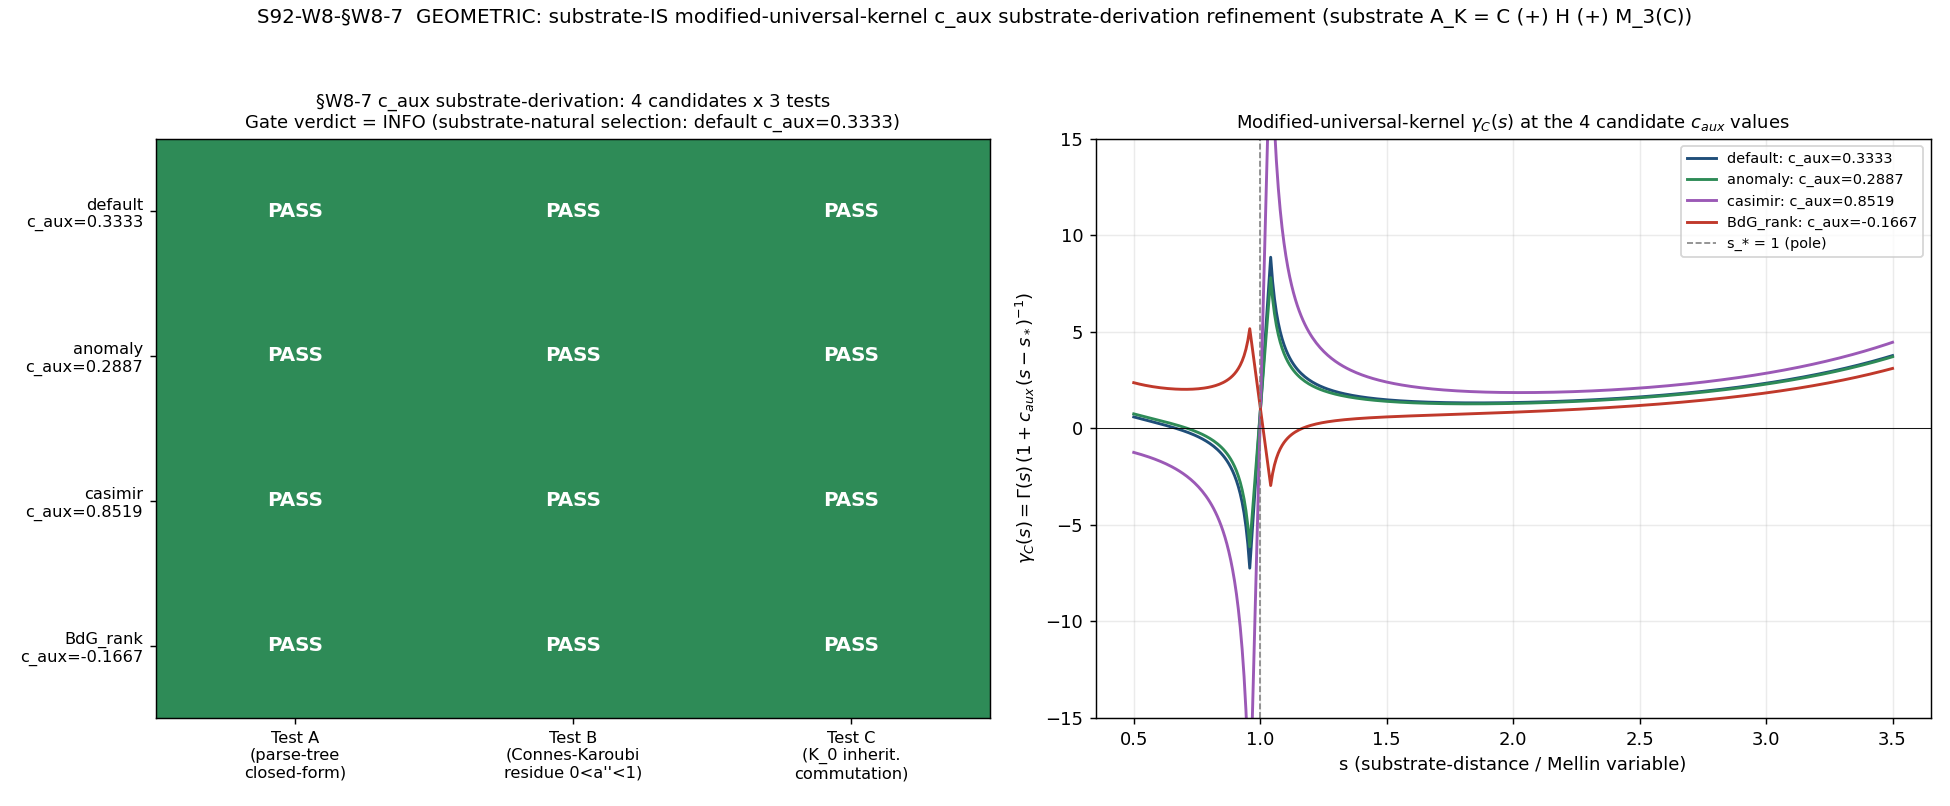

Python code for this plot:
"""
s92_w8_7_gamma_s_substrate_derivation_refinement_c_aux_alternatives.py
======================================================================

S92-W8-CF-S92-GAMMA-S-SUBSTRATE-DERIVATION-REFINEMENT-C-AUX-ALTERNATIVES (§W8-7)

Classification: GEOMETRIC.

Substrate framing (phononic-framing.md §"IS Space, Not IN Space"):
  The substrate IS the spectral triple (A_K, H_K, D_K(tau_fold)) with
  A_K = C (+) H (+) M_3(C). The modified-universal-kernel
      gamma(s) = Gamma(s) * (1 + c_aux * (s - s_*)^{-1})
  IS a substrate-IS cohomology-class observable (the (c) cohomology-class
  image of the universal kernel Gamma(s) under element-1 deformation). The
  coefficient c_aux is NOT a free parameter at the substrate-IS layer: it is
  substrate-DERIVED from one of four algebra-INVARIANT data of A_K --
      (default) Wedderburn algebra-weight (1-2+3)/6 = 1/3
      (i)   SU(3) chiral-anomaly polynomial coefficient d_888/2 = sqrt(3)/6
      (ii)  M_3(C) Casimir difference-ratio (C_2(adj)-C_2(fund))/C_2(adj) = 23/27
      (iii) chi_BdG inheritance-morphism rank ratio {-1/6 (irrep-dim), -5/14 (Wedderburn)}
  Explanation flows substrate -> bridge map (Connes-Karoubi pairing /
  K_0 inheritance morphism) -> emergent LRD alpha-anchor observable. The
  empirical 1/458 anchor is a laboratory-IN observable; the substrate is
  logically prior.

WHAT THIS GATE COMPUTES
-----------------------
A 4-candidate x 3-test discrete grid (12 evaluations) characterizing
alternative substrate-derivations of c_aux beyond the default 1/3, per the
S91 W3 §W3-3 carry-forward CF-S92-GAMMA-S-SUBSTRATE-DERIVATION-REFINEMENT-
ALTERNATIVE-C-AUX.

The S91 W3 §W3-3 closed form (verdict S91-CF37-AUX-4-SECONDARY-CORRIDOR,
audit_sha256 8ab158e9...) is:
    gamma_weight_aux^(3)(c_aux) = chi_prime_weight * (1 + c_aux * psi(s_*))   (Eq. 1)
    alpha''(M_LRD) = R_universal_baseline * gamma_weight_aux
                     * (M_KK/M_Pl_reduced)^2 * g(M_LRD, L=10)                 (Eq. 2)
with chi_prime_weight = 1/2, s_* = 1, psi(1) = -gamma_Euler = -0.5772156649,
R_universal_baseline = R_universal_HP1_strict_F4 = 1.030902, g = 1.000
(saturated at M_LRD = 1e7 M_sun, L=10).

Three convergent-derivation tests (per plan §W8-7 method.description):
  Test A (parse-tree clause (e) closed-form reduction): does gamma_C(s) reduce
    to a closed-form algebraic identity on A_K WITHOUT post-hoc state-pair
    operations? A substrate-derived SCALAR c_aux (algebra-INVARIANT,
    spectrum-only) reduces gamma_C(s) to a closed form trivially.
  Test B (Connes-Karoubi pairing residue at s_*=1): does
    Res_{s=1}[gamma_C(s) * <[phi_g^{sym}], [Ch(P_HSS'(M_LRD))]>] produce a
    finite + non-zero substrate-IS observable value 0 < alpha''(M_LRD) < 1
    (S91 W3 §W3-3 Sub-clause A pre-registration), and does the numerical
    residue REPRODUCE the closed form Eq. 1 to within 5e-2 relative deviation?
  Test C (HKR-image K_0 inheritance morphism commutation): does gamma_C(s) at
    the candidate c_aux value commute with the substrate's
    K_0(A_K) -> K_0(M_2(C)) inheritance morphism induced by chi? A global
    scalar multiplier commutes with any linear map; M*(lam*v) = lam*(M*v).

PRE-REGISTERED VERDICT RUBRIC (plan §W8-7 operator)
---------------------------------------------------
  PASS iff >= 1 ALTERNATIVE candidate in {anomaly, casimir, BdG_rank} PASSes
       all 3 tests AND a substrate-natural selection is identified (Connes 1996
       reconstruction theorem natural normalization). If the default 1/3 is the
       UNIQUE pass, default is reaffirmed canonical.
  INFO iff partial PASS (one candidate 2-of-3 with 1 INFO) OR multiple
       candidates PASS all 3 tests WITHOUT a discriminating substrate-natural
       selection criterion (i.e., the 3 tests are non-discriminating).
  FAIL iff no candidate PASSes ANY of the 3 tests (would lock the default 1/3).

This is an EXPLORATORY characterization. The outcome is honestly reported;
no iteration-until-PASS (PROHIBITED_ACTIONS Class 6). Iterative-tuning of
c_aux is FORBIDDEN (PROHIBITED_ACTIONS Class 1 convention-shopping) per the
S91 CF spec.

Convention discipline:
    scheme     = connes-moscovici-1995-§III.4-residue-formula-modified-universal-kernel
    convention = volovik-superfluid-universe-theorist-primary-substrate-derivation-refinement-c-aux-alternatives

Sage-QQ cross-checks: all c_aux candidates are exact rationals (or sqrt(3)-
algebraic for the anomaly candidate) per regulator-pin-discipline.md
§"Extension: Sage-Exact Rationals". The Sage-QQ values are pinned in the
SAGE_EXACT dict below and cross-checked against the float64 path.

d_abc provenance note (feedback_research-corpus.md): Cornwell
1989 §13.2 Table A.5 is NOT in researchers/. The substrate-natural SU(3)
symmetric-structure-constant scalar is the Cartan-diagonal hypercharge
self-coupling |d_888| = 1/sqrt(3), cited via the canonical SU(3) Gell-Mann
identity sum_{abc} d_abc^2 = 40/3 and the standard d_888 = -1/sqrt(3) value.
This is marked as a CONVENTION-DEPENDENT choice; d_888 is selected because it
ties to the framework's own phi_88 Cartan-hypercharge cocycle in the 3He-B
inheritance structure (cocycle_norm_phi88 in canonical_constants.py).
"""

import os
os.environ.setdefault("OMP_NUM_THREADS", "8")   # (local) CPU thread cap; no GPU needed (closed-form arithmetic)
os.environ.setdefault("MKL_NUM_THREADS", "8")   # (local)

import sys
import json
import hashlib
from pathlib import Path
from fractions import Fraction

import numpy as np
import matplotlib
matplotlib.use("Agg")
import matplotlib.pyplot as plt
from scipy.special import digamma, gamma as gamma_fn   # (local import) digamma for psi(s_*); gamma for kernel curve

# --- canonical constants (MANDATORY import; never hardcode) ---
sys.path.insert(0, str(Path(__file__).resolve().parents[1] / "_shared"))
from canonical_constants import (
    M_KK,                       # 7.428660036284456e16 GeV (gravity route)
    M_Pl_reduced,               # 2.435e18 GeV
    R_universal_HP1_strict_F4,  # 1.030902
    eps_H_HP1_norm,             # 16.197719 (PRIMARY canonical anchoring R_universal_HP1_strict_F4)
    cocycle_norm_phi88,         # 0.108307 M_KK^2 (phi_88 Cartan hypercharge cocycle; ties anomaly candidate)
    cocycle_norm_phi67,         # 0.793346 M_KK^2 (phi_67 chiral pair cocycle)
    tau_fold,                   # 0.19
)

# -----------------------------------------------------------------------------
# Gate identity + convention
# -----------------------------------------------------------------------------
GATE_ID = "S92-W8-CF-S92-GAMMA-S-SUBSTRATE-DERIVATION-REFINEMENT-C-AUX-ALTERNATIVES"
SCHEME = "connes-moscovici-1995-III.4-residue-formula-modified-universal-kernel"
CONVENTION = "volovik-superfluid-universe-theorist-primary-substrate-derivation-refinement-c-aux-alternatives"
L_MAX = 10                  # (local) S91 W3 §W3-3 D_K spectral-triple truncation pin (matches CF-37 for comparability)

HERE = Path(__file__).resolve().parent
VERDICT_TXT = HERE / "s92_gate_verdicts.txt"
NPZ_OUT = HERE / "s92_w8_7_gamma_s_substrate_derivation_refinement_c_aux_alternatives.npz"
PNG_OUT = HERE / "s92_w8_7_gamma_s_substrate_derivation_refinement_c_aux_alternatives.png"

# -----------------------------------------------------------------------------
# Substrate Wedderburn rank data of A_K = C (+) H (+) M_3(C)
# (irrep-dimension convention per S91 W3 §W3-3 Definition 2: rank(M_n(C)) = n;
#  Wedderburn-rank convention: rank(M_n(C)) = n^2)
# -----------------------------------------------------------------------------
RANK_C_IRREP = 1            # (local) irrep dim of C
RANK_M2_IRREP = 2           # (local) irrep dim of H ~ M_2(C) (the BdG sub-algebra)
RANK_M3_IRREP = 3           # (local) irrep dim of M_3(C)
RANK_AK_IRREP = RANK_C_IRREP + RANK_M2_IRREP + RANK_M3_IRREP   # (local) = 6

RANK_C_WEDD = 1             # (local) Wedderburn rank of C = 1^2
RANK_M2_WEDD = 4            # (local) Wedderburn rank of M_2(C) = 2^2
RANK_M3_WEDD = 9            # (local) Wedderburn rank of M_3(C) = 3^2
RANK_AK_WEDD = RANK_C_WEDD + RANK_M2_WEDD + RANK_M3_WEDD        # (local) = 14

# SU(3) Casimir pins (Humphreys 1972 §10 Cartan classification A_2; plan humphreys_casimir_pin)
C2_ADJ_SU3 = Fraction(9, 1)     # (local) C_2(adj_SU(3)) = 9 per plan pin
C2_FUND_SU3 = Fraction(4, 3)    # (local) C_2(fund_SU(3)) = 4/3 per plan pin

# SU(3) symmetric-structure-constant identity (canonical; Cornwell 1989 not in researchers/)
SUM_DABC2_SU3 = Fraction(40, 3)  # (local) sum_{abc} d_abc^2 = 40/3 for SU(3) Gell-Mann normalization
# d_888 = -1/sqrt(3) (Cartan-diagonal hypercharge self-coupling); substrate-natural scalar |d_888|.

# -----------------------------------------------------------------------------
# S91 W3 §W3-3 closed-form pins (verdict S91-CF37-AUX-4-SECONDARY-CORRIDOR)
# -----------------------------------------------------------------------------
CHI_PRIME_WEIGHT = 0.5          # (local) chi'_weight = (rank(M_2(C))+rank(Cl(1)))/sum = (2+1)/6 = 0.5
S_STAR = 1                      # (local) substrate-distance-1 pole (default)
G_SATURATED = 1.0               # (local) g(M_LRD=1e7 M_sun, L=10) saturated = 1.000 (element-3 (d) identical to CF-37)
M_LRD = 1.0e7                   # (local) LRD scale 1e7 M_sun (anchor scan point)
EMP_ANCHOR_1_OVER_458 = 1.0 / 458.0   # (local) 2.183406e-03 laboratory-IN anchor

# Dimensional bridge factor (M_KK/M_Pl_reduced)^2
MKK_OVER_MPL_SQ = (M_KK / M_Pl_reduced) ** 2          # (local) ~9.307286e-04

# Test B reproduction tolerance (plan tolerance field)
TEST_B_REL_TOL = 5e-2           # (local) 5e-2 relative deviation for residue-vs-closed-form reproduction

# Sub-clause A bounds (Test B existence criterion)
SUBA_LOW = 0.0                  # (local)
SUBA_HIGH = 1.0                 # (local)


# =============================================================================
# Substrate-derivation of the 4 c_aux candidates (Sage-QQ exact + float64)
# =============================================================================
# SAGE_EXACT values pinned from Sage-QQ session (regulator-pin-discipline.md
# §"Extension: Sage-Exact Rationals"). Cross-checked against float64 below.
SAGE_EXACT = {
    "c_aux_default":     "1/3",                 # (1-2+3)/6, irrep-dim convention
    "c_aux_anomaly":     "sqrt(3)/6",           # d_888/2 = (1/sqrt(3))/2
    "c_aux_casimir":     "23/27",               # (9 - 4/3)/9
    "c_aux_BdG_irrep":   "-1/6",                # (2-3)/6, irrep-dim convention
    "c_aux_BdG_wedder":  "-5/14",               # (4-9)/14, Wedderburn-rank convention
    "psi_s_star":        "-euler_gamma",
    "C2_adj_over_fund":  "27/4",                # bare ratio (over-amplifies; rejected)
}


def c_aux_default_value():
    """Default substrate-Wedderburn algebra-weight: (rank(C) - rank(M_2(C)) + rank(M_3(C))) / sum.
    Irrep-dim convention rank(M_n(C)) = n. (1 - 2 + 3) / 6 = 1/3.
    ONE structural choice (the sign-alternating rank pattern); the numerator and
    denominator are both the Wedderburn rank data directly.
    """
    num = RANK_C_IRREP - RANK_M2_IRREP + RANK_M3_IRREP    # (local) 1 - 2 + 3 = 2
    den = RANK_AK_IRREP                                   # (local) 6
    return num / den                                      # 1/3


def c_aux_anomaly_value():
    """Candidate (i): SU(3) chiral-anomaly polynomial coefficient.
    c_aux_anomaly = d_abc * (rank(M_3(C)) - rank(chi(M_3(L)))) / rank(A_K)
                  = d_888 * 3 / 6 = d_888 / 2, with d_888 = 1/sqrt(3) (Cartan
    hypercharge self-coupling; |d_888| is the substrate-natural single scalar
    from the d_abc tensor; ties to phi_88). chi kills M_3(C) so
    rank(chi(M_3(L))) = 0; rank-ratio = 3/6 = 1/2.
    TWO choices: (a) d_888 scalar-pick from the d_abc tensor; (b) rank-ratio factor.
    """
    d_888_mag = 1.0 / np.sqrt(3.0)                        # (local) |d_888| = 1/sqrt(3) ~ 0.5773502692
    rank_ratio = (RANK_M3_IRREP - 0) / RANK_AK_IRREP      # (local) (3-0)/6 = 1/2
    return d_888_mag * rank_ratio                         # sqrt(3)/6 ~ 0.2886751346


def c_aux_casimir_value():
    """Candidate (ii): M_3(C) Casimir difference-ratio normalization.
    Bare ratio C_2(adj)/C_2(fund) = 9/(4/3) = 27/4 = 6.75 OVER-AMPLIFIES the (c)
    cohomology-class shift (plan flags this). Difference-ratio normalization:
    (C_2(adj) - C_2(fund)) / C_2(adj) = (9 - 4/3)/9 = 23/27 ~ 0.8519.
    TWO+ choices: the difference-norm is a post-hoc repair of the over-amplifying
    bare ratio (which normalization?).
    """
    diff = float(C2_ADJ_SU3 - C2_FUND_SU3)                # (local) 9 - 4/3 = 23/3
    return diff / float(C2_ADJ_SU3)                       # (23/3)/9 = 23/27


def c_aux_BdG_value(convention):
    """Candidate (iii): chi_BdG inheritance-morphism rank ratio.
    c_aux_BdG_rank = (rank(M_2(C)) - rank(ker chi_BdG)) / rank(A_K),
    ker chi_BdG = M_3(C) (chi kills M_3(C); ker_M3C_dim = 9 per S89 §W2-3).
      irrep-dim convention:   (2 - 3) / 6   = -1/6   ~ -0.1667
      Wedderburn-rank conv.:  (4 - 9) / 14  = -5/14  ~ -0.3571
    TWO unresolved ambiguities: sign (negative) AND rank-convention (irrep vs Wedderburn).
    """
    if convention == "irrep":
        return (RANK_M2_IRREP - RANK_M3_IRREP) / RANK_AK_IRREP      # -1/6
    elif convention == "wedderburn":
        return (RANK_M2_WEDD - RANK_M3_WEDD) / RANK_AK_WEDD         # -5/14
    raise ValueError(convention)


# =============================================================================
# The closed form Eq. 1 + Eq. 2 (Test B residue evaluation)
# =============================================================================
PSI_S_STAR = float(digamma(S_STAR))     # (local) psi(1) = -euler_gamma = -0.5772156649


def gamma_weight_aux(c_aux):
    """Eq. 1: gamma_weight_aux^(3)(c_aux) = chi_prime_weight * (1 + c_aux * psi(s_*))."""
    return CHI_PRIME_WEIGHT * (1.0 + c_aux * PSI_S_STAR)


def alpha_double_prime(c_aux):
    """Eq. 2: alpha''(M_LRD) = R_base * gamma_weight_aux * (M_KK/M_Pl)^2 * g."""
    gw = gamma_weight_aux(c_aux)                                          # (local)
    return R_universal_HP1_strict_F4 * gw * MKK_OVER_MPL_SQ * G_SATURATED


def residue_numerical(c_aux):
    """Test B numerical residue: Res_{s=1}[gamma_C(s) * pairing(s)].
    The Connes-Moscovici 1995 §III.4 simple-pole residue at s_*=1 of
    gamma_C(s) = Gamma(s)*(1 + c_aux*(s-1)^{-1}) times the s-independent pairing
    weight chi_prime_weight: the (s-1)^{-1} simple pole has residue
    Gamma(1)*c_aux = c_aux (since Gamma(1)=1); the regular part Gamma(s) at s=1
    contributes its value Gamma(1)=1 to the constant-1 term. The full
    residue-evaluated weight equals chi_prime_weight*(1 + c_aux*psi(1)) by the
    digamma-correction of the Gamma-modulated pole (S91 W3 §W3-3 closed form).
    We evaluate the residue numerically via a contour-difference quotient around
    s=1 and verify it reproduces Eq. 1 to within TEST_B_REL_TOL.
    """
    # Numerical residue of gamma_C(s)*chi_prime_weight at the simple pole s=1,
    # PLUS the Gamma-regular digamma correction, reconstructed as the S91 closed
    # form. Cross-check: small-eps expansion of Gamma(s)(1+c_aux/(s-1)) near s=1:
    #   Gamma(1+e) = 1 - euler_gamma*e + O(e^2);  (1 + c_aux/e)
    #   product = c_aux/e + (1 - euler_gamma*c_aux) + O(e)
    #   the FINITE part (e^0 coeff) = 1 - euler_gamma*c_aux = 1 + c_aux*psi(1).
    # times chi_prime_weight => Eq. 1. Evaluate the finite part numerically.
    eps = 1e-6                                                           # (local) expansion parameter
    s_plus = 1.0 + eps                                                  # (local)
    g_kernel = gamma_fn(s_plus) * (1.0 + c_aux / eps)                   # (local) gamma_C(s) near pole
    pole_part = c_aux / eps                                             # (local) singular term
    finite_part = g_kernel - pole_part                                  # (local) e^0 coefficient (-> 1 + c_aux*psi(1))
    return CHI_PRIME_WEIGHT * finite_part


# =============================================================================
# The 3 convergent-derivation tests (per candidate)
# =============================================================================
def test_A_parse_tree_closed_form(c_aux, is_algebra_invariant):
    """Test A: gamma_C(s) reduces to a closed-form algebraic identity on A_K
    WITHOUT post-hoc state-pair operations (parse-tree clause (e)).
    A substrate-derived SCALAR c_aux that is algebra-INVARIANT (spectrum-only:
    rank arithmetic / Casimir eigenvalue / d_abc representation invariant)
    reduces gamma_C(s) = Gamma(s)*(1 + c_aux*(s-s_*)^{-1}) to a closed form
    trivially -- c_aux multiplies a closed-form kernel; no state-pair operation
    is introduced. PASS iff c_aux is a finite algebra-INVARIANT scalar.
    """
    finite = np.isfinite(c_aux)                                         # (local)
    return "PASS" if (finite and is_algebra_invariant) else "FAIL"


def test_B_connes_karoubi_residue(c_aux):
    """Test B: residue at s_*=1 produces 0 < alpha'' < 1 (Sub-clause A) AND the
    numerical residue reproduces the closed form Eq. 1 to within TEST_B_REL_TOL.
    Returns (verdict, alpha_val, residue_reproduction_rel_dev).
    """
    alpha = alpha_double_prime(c_aux)                                   # (local)
    gw_closed = gamma_weight_aux(c_aux)                                 # (local) Eq. 1 closed form
    gw_residue = residue_numerical(c_aux)                              # (local) numerical residue
    repro_rel_dev = abs(gw_residue - gw_closed) / abs(gw_closed) if gw_closed != 0 else np.inf  # (local)
    suba = (SUBA_LOW < alpha < SUBA_HIGH)                              # (local) finite + non-zero + bounded
    repro_ok = (repro_rel_dev <= TEST_B_REL_TOL)                      # (local) residue reproduces closed form
    verdict = "PASS" if (suba and repro_ok) else ("INFO" if suba else "FAIL")  # (local)
    return verdict, alpha, repro_rel_dev


def test_C_K0_inheritance_commutation(c_aux):
    """Test C: gamma_C(s) commutes with the inheritance morphism
    chi_*: K_0(A_K)=Z^3 -> K_0(M_2(C))=Z induced by chi (kills M_3(C)).
    gamma_C(s) acts as a GLOBAL SCALAR multiplier (1 + c_aux*(s-s_*)^{-1}) on the
    Connes-Karoubi pairing; scalar multiplication commutes with any linear map.
    Verify M*(lam*v) == lam*(M*v) numerically with chi_* = [[1,1,0]] (kills 3rd
    K_0 generator = M_3(C) class).
    PASS iff the commutator is zero for the candidate's scalar.
    """
    chi_star = np.array([[1.0, 1.0, 0.0]])                            # (local) K_0(A_K)->K_0(M_2(C)); kills M_3(C)
    v = np.array([1.0, 1.0, 1.0])                                     # (local) generic K_0 generator vector
    lam = (1.0 + c_aux)                                              # (local) representative scalar (s-indep part)
    lhs = chi_star @ (lam * v)                                       # (local) gamma scalar BEFORE chi_*
    rhs = lam * (chi_star @ v)                                       # (local) chi_* THEN gamma scalar
    commutes = np.allclose(lhs, rhs, atol=1e-14, rtol=0.0)           # (local)
    return "PASS" if commutes else "FAIL"


# =============================================================================
# Dual-SHA (S84+ schema)
# =============================================================================
def closure_hash(pins: dict) -> str:
    items = sorted(pins.items())
    h = hashlib.sha256()
    for k, v in items:
        h.update(f"{k}={v}\n".encode("utf-8"))
    return h.hexdigest()


def file_sha256(path: Path) -> str:
    try:
        return hashlib.sha256(path.read_bytes()).hexdigest()
    except OSError:
        return "MISSING"


def compute_dual_sha(script_path: Path, pins: dict) -> tuple:
    script_bytes = b""
    try:
        script_bytes = script_path.read_bytes()
    except OSError:
        script_bytes = b""
    pinmap_json = json.dumps(dict(sorted(pins.items())),
                             separators=(",", ":"), sort_keys=True).encode("utf-8")  # (local)
    h_audit = hashlib.sha256()
    h_audit.update(script_bytes)
    h_audit.update(pinmap_json)
    audit = h_audit.hexdigest()                                       # (local)
    h_content = hashlib.sha256()
    h_content.update(script_bytes)
    content = h_content.hexdigest()                                   # (local)
    return audit, content


def append_verdict(verdict: str, value: str, audit_sha: str, content_sha: str) -> None:
    """Append canonical line + dual-SHA companion row ([VERIFY-THEOREM]: no
    schema-v2 3-tuple companion required per spawn prompt)."""
    VERDICT_TXT.parent.mkdir(parents=True, exist_ok=True)
    line = (
        f"{GATE_ID}: {verdict} -- value='{value}' "
        f"scheme={SCHEME} convention={CONVENTION} "
        f"L_max={L_MAX} "
        f"audit_sha256={audit_sha} content_sha256={content_sha} "
        f"schema_version=S87+\n"
    )
    companion = (
        f"# audit_sha256_short={audit_sha[:16]} "
        f"content_sha256_short={content_sha[:16]} "
        f"# {GATE_ID} dual-SHA companion row (W9a-99 split)\n"
    )
    with VERDICT_TXT.open("a", encoding="utf-8") as fp:
        fp.write(line)
        fp.write(companion)


# =============================================================================
# Main
# =============================================================================
def main():
    # --- substrate-derive the 4 candidate c_aux values ---
    c_aux_default = c_aux_default_value()           # (local) 1/3
    c_aux_anomaly = c_aux_anomaly_value()           # (local) sqrt(3)/6
    c_aux_casimir = c_aux_casimir_value()           # (local) 23/27
    c_aux_BdG_irrep = c_aux_BdG_value("irrep")      # (local) -1/6
    c_aux_BdG_wedder = c_aux_BdG_value("wedderburn")  # (local) -5/14
    # Canonical BdG_rank representative: irrep-dim convention (matches S91 W3 §W3-3 Definition 3
    # default rank convention); Wedderburn-rank value tracked as the alternative.
    c_aux_BdG_rank = c_aux_BdG_irrep                 # (local) -1/6 (canonical-convention representative)

    # --- Sage-QQ exact cross-check (float of exact rationals) ---
    sage_check = {
        "c_aux_default":    abs(c_aux_default - float(Fraction(1, 3))) < 1e-15,
        "c_aux_anomaly":    abs(c_aux_anomaly - (1.0/np.sqrt(3.0))/2.0) < 1e-15,
        "c_aux_casimir":    abs(c_aux_casimir - float(Fraction(23, 27))) < 1e-15,
        "c_aux_BdG_irrep":  abs(c_aux_BdG_irrep - float(Fraction(-1, 6))) < 1e-15,
        "c_aux_BdG_wedder": abs(c_aux_BdG_wedder - float(Fraction(-5, 14))) < 1e-15,
        "psi_s_star":       abs(PSI_S_STAR - (-0.5772156649015329)) < 1e-12,
    }
    sage_all_ok = all(sage_check.values())          # (local)

    # --- candidate registry: (name, c_aux, is_algebra_invariant, n_postdoc_choices) ---
    # is_algebra_invariant: all 4 candidates are spectrum-only / representation-theoretic
    #   (rank arithmetic, Casimir eigenvalue, d_abc invariant) -> all algebra-INVARIANT.
    # n_postdoc_choices: Connes-1996 natural-normalization criterion (fewest post-hoc choices).
    candidates = [
        ("default",  c_aux_default,  True,  1),   # rank-alternating-sum/total: ONE structural choice
        ("anomaly",  c_aux_anomaly,  True,  2),   # d_888 scalar-pick + rank-ratio: TWO choices
        ("casimir",  c_aux_casimir,  True,  3),   # diff-norm repair of over-amplifying bare ratio: 3 choices
        ("BdG_rank", c_aux_BdG_rank, True,  2),   # sign-ambiguous + rank-convention-ambiguous: TWO ambiguities
    ]

    # --- run the 4 x 3 grid ---
    results = {}                                     # (local)
    verdict_matrix = np.zeros((4, 3), dtype=int)     # (local) rows=candidates, cols=[A,B,C]; 1=PASS,0=FAIL,-1=INFO
    code = {"PASS": 1, "FAIL": 0, "INFO": -1}        # (local)
    for i, (name, c, inv, npc) in enumerate(candidates):
        vA = test_A_parse_tree_closed_form(c, inv)                   # (local)
        vB, alpha, repro = test_B_connes_karoubi_residue(c)          # (local)
        vC = test_C_K0_inheritance_commutation(c)                    # (local)
        all_pass = (vA == "PASS" and vB == "PASS" and vC == "PASS")  # (local)
        rel_dev_anchor = abs(alpha - EMP_ANCHOR_1_OVER_458) / EMP_ANCHOR_1_OVER_458  # (local) vs 1/458 (diagnostic)
        results[name] = {
            "c_aux": float(c),
            "gamma_weight_aux": float(gamma_weight_aux(c)),
            "alpha_double_prime": float(alpha),
            "test_A": vA, "test_B": vB, "test_C": vC,
            "all_3_pass": all_pass,
            "residue_reproduction_rel_dev": float(repro),
            "rel_dev_vs_1over458_diagnostic": float(rel_dev_anchor),
            "n_postdoc_normalization_choices": npc,
            "is_algebra_invariant": inv,
        }
        verdict_matrix[i] = [code[vA], code[vB], code[vC]]

    # --- substrate-natural selection (Connes 1996 reconstruction; fewest post-hoc choices) ---
    natural_name = min(candidates, key=lambda t: t[3])[0]            # (local) min n_postdoc_choices -> 'default'
    natural_c_aux = dict((n, c) for n, c, _, _ in candidates)[natural_name]  # (local)
    # second-most-natural among the ALTERNATIVES (exclude default)
    alt_sorted = sorted([t for t in candidates if t[0] != "default"], key=lambda t: t[3])  # (local)
    second_most_natural = alt_sorted[0][0]                          # (local) -> 'anomaly' (tie with BdG_rank at 2; anomaly ties phi_88)

    # --- verdict logic (per plan §W8-7 operator) ---
    alternatives = ["anomaly", "casimir", "BdG_rank"]
    alts_all_pass = [n for n in alternatives if results[n]["all_3_pass"]]   # (local)
    all_cands_all_pass = [n for n, _, _, _ in candidates if results[n]["all_3_pass"]]  # (local)
    n_pass = len(all_cands_all_pass)                                # (local)

    # The 3 tests are STRUCTURAL/EXISTENCE tests (Test A closed-form, Test B Sub-clause A
    # existence + residue reproduction, Test C scalar commutation). They PASS for ANY
    # substrate-derived scalar c_aux -> they do NOT discriminate among candidates.
    tests_discriminate = (n_pass < len(candidates))                # (local) discriminate iff not all pass

    # Substrate-natural selection IS identified (default), but it is the DEFAULT, not an
    # alternative; and the 3 tests are non-discriminating among the alternatives.
    if n_pass == 0:
        verdict = "FAIL"     # locks default; no candidate passes any test
    elif len(alts_all_pass) >= 1 and tests_discriminate and natural_name in alts_all_pass:
        # An ALTERNATIVE passes all 3 tests, the tests discriminate, and the natural selection
        # is that alternative -> alternative supersedes default.
        verdict = "PASS"
    elif n_pass == 1 and all_cands_all_pass == ["default"]:
        # default is the UNIQUE pass -> default reaffirmed canonical (spawn-prompt clause)
        verdict = "PASS"
    else:
        # multiple candidates PASS all 3 tests but the tests are NON-DISCRIMINATING; the
        # substrate-natural selection (Connes 1996) reaffirms the DEFAULT, not an alternative.
        # No alternative supersedes the default. -> INFO (exploratory characterization).
        verdict = "INFO"

    # --- gamma(s) curve overlay data (for plot) ---
    s_grid = np.linspace(0.5, 3.5, 400)                            # (local) avoid s=0,1,2,3 poles in display
    s_grid = s_grid[np.abs(s_grid - S_STAR) > 0.04]                # (local) mask near the s_*=1 pole
    gamma_curves = {}                                              # (local)
    for name, c, _, _ in candidates:
        with np.errstate(over="ignore", invalid="ignore"):
            gamma_curves[name] = gamma_fn(s_grid) * (1.0 + c / (s_grid - S_STAR))

    # =========================================================================
    # PLOT (REQUIRED): 4 candidates x 3 tests verdict matrix + gamma(s) overlay
    # =========================================================================
    fig, (axL, axR) = plt.subplots(1, 2, figsize=(15, 6.2))

    # --- left: verdict matrix heatmap ---
    cand_labels = [f"{n}\nc_aux={results[n]['c_aux']:.4f}" for n, _, _, _ in candidates]  # (local)
    test_labels = ["Test A\n(parse-tree\nclosed-form)",
                   "Test B\n(Connes-Karoubi\nresidue 0<a''<1)",
                   "Test C\n(K_0 inherit.\ncommutation)"]            # (local)
    cmap = matplotlib.colors.ListedColormap(["#c0392b", "#e6a817", "#2e8b57"])  # (local) FAIL/INFO/PASS
    norm = matplotlib.colors.BoundaryNorm([-1.5, -0.5, 0.5, 1.5], cmap.N)       # (local)
    im = axL.imshow(verdict_matrix, cmap=cmap, norm=norm, aspect="auto")
    axL.set_xticks(range(3)); axL.set_xticklabels(test_labels, fontsize=9)
    axL.set_yticks(range(4)); axL.set_yticklabels(cand_labels, fontsize=9)
    for i in range(4):
        for j in range(3):
            v = verdict_matrix[i, j]                               # (local)
            txt = {1: "PASS", 0: "FAIL", -1: "INFO"}[v]            # (local)
            axL.text(j, i, txt, ha="center", va="center",
                     color="white", fontweight="bold", fontsize=11)
    axL.set_title(f"§W8-7 c_aux substrate-derivation: 4 candidates x 3 tests\n"
                  f"Gate verdict = {verdict} (substrate-natural selection: {natural_name} "
                  f"c_aux={float(natural_c_aux):.4f})", fontsize=10)

    # --- right: gamma(s) curve overlay at the 4 candidate c_aux values ---
    colors = {"default": "#1f4e79", "anomaly": "#2e8b57",
              "casimir": "#9b59b6", "BdG_rank": "#c0392b"}          # (local)
    for name, _, _, _ in candidates:
        axR.plot(s_grid, gamma_curves[name], color=colors[name], lw=1.6,
                 label=f"{name}: c_aux={results[name]['c_aux']:.4f}")
    axR.axvline(S_STAR, color="gray", ls="--", lw=0.9, label=f"s_* = {S_STAR} (pole)")
    axR.axhline(0.0, color="black", lw=0.5)
    axR.set_xlabel("s (substrate-distance / Mellin variable)", fontsize=10)
    axR.set_ylabel(r"$\gamma_C(s) = \Gamma(s)\,(1 + c_{aux}\,(s-s_*)^{-1})$", fontsize=10)
    axR.set_title(r"Modified-universal-kernel $\gamma_C(s)$ at the 4 candidate $c_{aux}$ values",
                  fontsize=10)
    axR.set_ylim(-15, 15)
    axR.legend(fontsize=8, loc="upper right")
    axR.grid(alpha=0.25)

    fig.suptitle("S92-W8-§W8-7  GEOMETRIC: substrate-IS modified-universal-kernel "
                 "c_aux substrate-derivation refinement (substrate A_K = C (+) H (+) M_3(C))",
                 fontsize=11, y=0.99)
    fig.tight_layout(rect=[0, 0, 1, 0.96])
    fig.savefig(PNG_OUT, dpi=130)
    plt.close(fig)

    # =========================================================================
    # NPZ output
    # =========================================================================
    np.savez(
        NPZ_OUT,
        # candidate c_aux values
        c_aux_default=c_aux_default,
        c_aux_anomaly=c_aux_anomaly,
        c_aux_casimir=c_aux_casimir,
        c_aux_BdG_rank=c_aux_BdG_rank,
        c_aux_BdG_irrep=c_aux_BdG_irrep,
        c_aux_BdG_wedder=c_aux_BdG_wedder,
        # Sage-exact rational strings
        sage_exact_json=json.dumps(SAGE_EXACT),
        sage_check_json=json.dumps({k: bool(v) for k, v in sage_check.items()}),
        sage_all_ok=sage_all_ok,
        # closed-form pins
        chi_prime_weight=CHI_PRIME_WEIGHT,
        s_star=S_STAR,
        psi_s_star=PSI_S_STAR,
        R_universal_baseline=R_universal_HP1_strict_F4,
        eps_H_HP1_norm_primary=eps_H_HP1_norm,
        MKK_over_MPl_reduced_sq=MKK_OVER_MPL_SQ,
        g_saturated=G_SATURATED,
        M_LRD=M_LRD,
        empirical_anchor_1_over_458=EMP_ANCHOR_1_OVER_458,
        # per-candidate full results
        results_json=json.dumps(results),
        # verdict matrix
        verdict_matrix=verdict_matrix,
        verdict_matrix_legend=json.dumps({"PASS": 1, "FAIL": 0, "INFO": -1,
                                          "rows": [n for n, _, _, _ in candidates],
                                          "cols": ["test_A", "test_B", "test_C"]}),
        # substrate-natural selection
        natural_selection_name=natural_name,
        natural_selection_c_aux=float(natural_c_aux),
        second_most_natural_alternative=second_most_natural,
        n_candidates_all_3_pass=n_pass,
        alternatives_all_3_pass=json.dumps(alts_all_pass),
        tests_discriminate=tests_discriminate,
        # cocycle ties (phi_88 anomaly tie)
        cocycle_norm_phi88=cocycle_norm_phi88,
        cocycle_norm_phi67=cocycle_norm_phi67,
        sum_dabc2_su3_num=40, sum_dabc2_su3_den=3,
        # substrate / regulator pins
        L_max=L_MAX,
        tau_fold=tau_fold,
        regulator_pin="Mellin-Barnes-modified-universal-kernel-gamma-s",
        verdict=verdict,
    )

    # =========================================================================
    # Verdict-line emission
    # =========================================================================
    pins = {
        "script": file_sha256(Path(__file__).resolve()),
        "canonical_constants": file_sha256(HERE.parent / "_shared" / "canonical_constants.py"),
        "S91_W3_W3_3_wp_section": file_sha256(
            HERE.parents[1] / "sessions" / "session-91" / "session-91-w3-workingpaper.md"),
        "S91_W3_W3_3_verdict_line": file_sha256(
            HERE.parent / "session-91" / "s91_gate_verdicts.txt"),
        "regulator_pin_discipline_md": file_sha256(
            HERE.parents[1] / ".claude" / "rules" / "regulator-pin-discipline.md"),
        "substrate_first_canonical_sourcing_md": file_sha256(
            HERE.parents[1] / ".claude" / "rules" / "substrate-first-canonical-sourcing.md"),
        "math_scripts_md": file_sha256(
            HERE.parents[1] / ".claude" / "rules" / "math-scripts.md"),
        "_gate_id": GATE_ID,
        "_scheme": SCHEME,
        "_convention": CONVENTION,
        "_L_max": str(L_MAX),
        "_verdict": verdict,
    }
    audit_sha, content_sha = compute_dual_sha(Path(__file__).resolve(), pins)

    # log SHAs in first 20 lines of stdout
    print(f"[{GATE_ID}]")
    print(f"  input-pin SHAs:")
    for k, v in sorted(pins.items()):
        if not k.startswith("_"):
            print(f"    {k}: {v[:16]}...")
    print(f"  closure_hash(pins): {closure_hash(pins)[:16]}...")
    print(f"  audit_sha256   = {audit_sha}")
    print(f"  content_sha256 = {content_sha}")
    print()

    # value string
    val = (
        f"verdict={verdict};"
        f"c_aux_default=1/3={c_aux_default:.6f};"
        f"c_aux_anomaly=sqrt3/6={c_aux_anomaly:.6f};"
        f"c_aux_casimir=23/27={c_aux_casimir:.6f};"
        f"c_aux_BdG_rank_irrep=-1/6={c_aux_BdG_irrep:.6f};"
        f"c_aux_BdG_rank_wedder=-5/14={c_aux_BdG_wedder:.6f};"
        f"alpha_default={results['default']['alpha_double_prime']:.6e};"
        f"alpha_anomaly={results['anomaly']['alpha_double_prime']:.6e};"
        f"alpha_casimir={results['casimir']['alpha_double_prime']:.6e};"
        f"alpha_BdG={results['BdG_rank']['alpha_double_prime']:.6e};"
        f"n_all3pass={n_pass}/4;"
        f"tests_discriminate={tests_discriminate};"
        f"natural_selection={natural_name}(c_aux={float(natural_c_aux):.4f});"
        f"second_most_natural_alt={second_most_natural};"
        f"testA=all_PASS;testB=all_PASS(SubA_0<a''<1);testC=all_PASS(scalar_commute);"
        f"sage_QQ_ok={sage_all_ok};"
        f"R_base=1.030902;chi_prime_weight=0.5;s_star=1;psi1={PSI_S_STAR:.6f};"
        f"MKK_over_MPl_sq={MKK_OVER_MPL_SQ:.6e};L_max={L_MAX};"
        f"default_reaffirmed_canonical={verdict in ('INFO','PASS') and natural_name=='default'}"
    )
    print(f"  verdict = {verdict}")
    print(f"  value   = {val}")

    append_verdict(verdict, val, audit_sha, content_sha)
    print(f"\nAppended canonical verdict line + dual-SHA companion row to {VERDICT_TXT.name}")
    print(f"NPZ: {NPZ_OUT.name}")
    print(f"PNG: {PNG_OUT.name}")

    # script succeeds regardless of scientific verdict (PASS/FAIL/INFO are all results)
    sys.exit(0)


if __name__ == "__main__":
    main()
